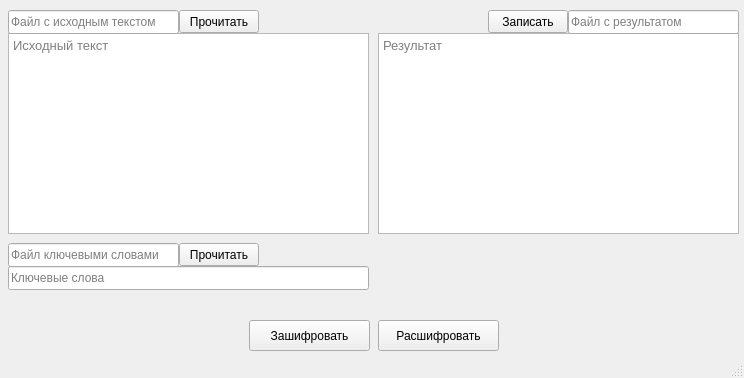
<?xml version="1.0" encoding="UTF-8"?>
<ui version="4.0">
 <class>MainWindow</class>
 <widget class="QMainWindow" name="MainWindow">
  <property name="geometry">
   <rect>
    <x>0</x>
    <y>0</y>
    <width>744</width>
    <height>378</height>
   </rect>
  </property>
  <property name="maximumSize">
   <size>
    <width>747</width>
    <height>378</height>
   </size>
  </property>
  <property name="windowTitle">
   <string>Шифр Виженера</string>
  </property>
  <widget class="QWidget" name="centralWidget">
   <widget class="QTextEdit" name="sourceText_TE">
    <property name="geometry">
     <rect>
      <x>8</x>
      <y>33</y>
      <width>361</width>
      <height>201</height>
     </rect>
    </property>
    <property name="font">
     <font>
      <pointsize>10</pointsize>
     </font>
    </property>
    <property name="placeholderText">
     <string>Исходный текст</string>
    </property>
   </widget>
   <widget class="QTextEdit" name="resultText_TE">
    <property name="enabled">
     <bool>true</bool>
    </property>
    <property name="geometry">
     <rect>
      <x>378</x>
      <y>33</y>
      <width>361</width>
      <height>201</height>
     </rect>
    </property>
    <property name="font">
     <font>
      <pointsize>10</pointsize>
     </font>
    </property>
    <property name="placeholderText">
     <string>Результат</string>
    </property>
   </widget>
   <widget class="QLineEdit" name="keywords_LE">
    <property name="geometry">
     <rect>
      <x>8</x>
      <y>266</y>
      <width>361</width>
      <height>24</height>
     </rect>
    </property>
    <property name="font">
     <font>
      <pointsize>9</pointsize>
     </font>
    </property>
    <property name="placeholderText">
     <string>Ключевые слова</string>
    </property>
   </widget>
   <widget class="QLineEdit" name="sourceTextFilename_LE">
    <property name="geometry">
     <rect>
      <x>8</x>
      <y>10</y>
      <width>171</width>
      <height>24</height>
     </rect>
    </property>
    <property name="placeholderText">
     <string>Файл с исходным текстом</string>
    </property>
   </widget>
   <widget class="QLineEdit" name="resultTextFilename_LE">
    <property name="geometry">
     <rect>
      <x>568</x>
      <y>10</y>
      <width>171</width>
      <height>24</height>
     </rect>
    </property>
    <property name="placeholderText">
     <string>Файл с результатом</string>
    </property>
   </widget>
   <widget class="QLineEdit" name="keywordsFilename_LE">
    <property name="geometry">
     <rect>
      <x>8</x>
      <y>243</y>
      <width>171</width>
      <height>24</height>
     </rect>
    </property>
    <property name="text">
     <string/>
    </property>
    <property name="placeholderText">
     <string>Файл ключевыми словами</string>
    </property>
   </widget>
   <widget class="QPushButton" name="readSourceText_B">
    <property name="geometry">
     <rect>
      <x>179</x>
      <y>10</y>
      <width>80</width>
      <height>23</height>
     </rect>
    </property>
    <property name="text">
     <string>Прочитать</string>
    </property>
   </widget>
   <widget class="QPushButton" name="writeResultText_B">
    <property name="geometry">
     <rect>
      <x>488</x>
      <y>10</y>
      <width>80</width>
      <height>23</height>
     </rect>
    </property>
    <property name="text">
     <string>Записать</string>
    </property>
   </widget>
   <widget class="QPushButton" name="readKeywords_B">
    <property name="geometry">
     <rect>
      <x>179</x>
      <y>243</y>
      <width>80</width>
      <height>23</height>
     </rect>
    </property>
    <property name="text">
     <string>Прочитать</string>
    </property>
   </widget>
   <widget class="QPushButton" name="encrypt_B">
    <property name="geometry">
     <rect>
      <x>249</x>
      <y>320</y>
      <width>121</width>
      <height>31</height>
     </rect>
    </property>
    <property name="font">
     <font>
      <pointsize>9</pointsize>
     </font>
    </property>
    <property name="text">
     <string>Зашифровать</string>
    </property>
   </widget>
   <widget class="QPushButton" name="decrypt_B">
    <property name="geometry">
     <rect>
      <x>378</x>
      <y>320</y>
      <width>121</width>
      <height>31</height>
     </rect>
    </property>
    <property name="font">
     <font>
      <pointsize>9</pointsize>
     </font>
    </property>
    <property name="text">
     <string>Расшифровать</string>
    </property>
   </widget>
  </widget>
  <widget class="QMenuBar" name="menuBar">
   <property name="geometry">
    <rect>
     <x>0</x>
     <y>0</y>
     <width>744</width>
     <height>25</height>
    </rect>
   </property>
  </widget>
  <widget class="QStatusBar" name="statusBar"/>
 </widget>
 <layoutdefault spacing="6" margin="11"/>
 <resources/>
 <connections/>
</ui>
